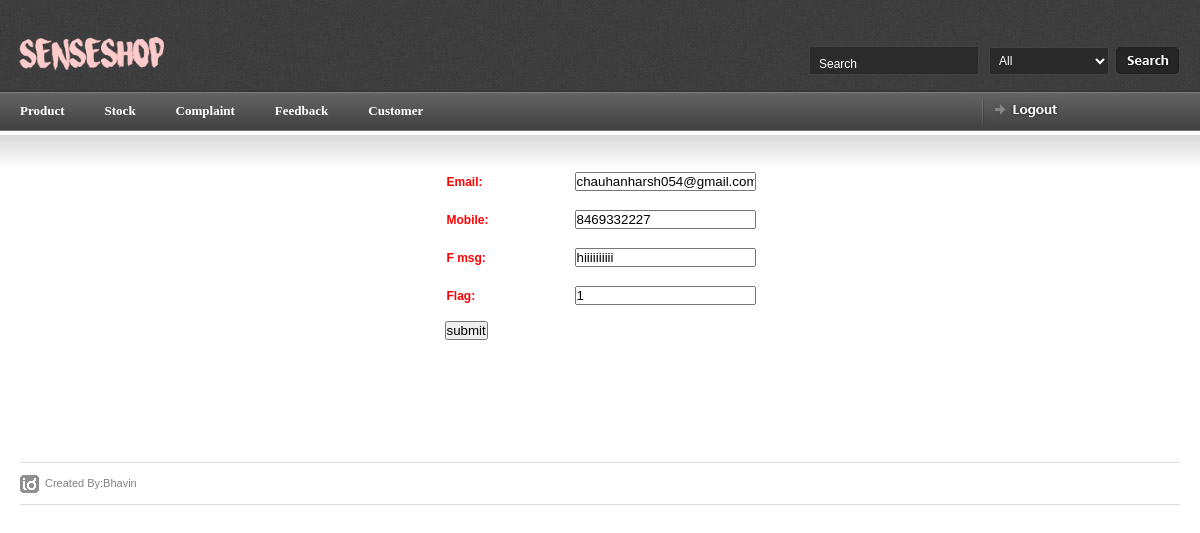
Screenshot of /myadmin/feedback/update/2/ (signed in) with the database file from the repository.
### myadmin/models.py (models this page shows, shortened)
class feedback(models.Model):
    email = models.CharField(max_length=150)
    mobile = models.DecimalField(max_digits=10,decimal_places=0)
    f_msg = models.CharField(max_length=1000)
    flag =models.DecimalField(max_digits=2,decimal_places=0)

### myadmin/views.py (the view)
# urls.py: url(r'^myadmin/feedback/update/(?P<pk>[0-9]+)/$', b.FeedbackUpdateView.as_view(), name='feedback_update'),
class FeedbackUpdateView(UpdateView):
    template_name = 'update/feedback_update.html'
    model = feedback
    fields = ['email', 'mobile', 'f_msg', 'flag']
    def dispatch(self,request ,*args, **kwargs):
        if request.session.has_key('myadmin'):
            a = 'hello'
        else:
            return redirect('index')
        return super(FeedbackUpdateView, self).dispatch(request,*args, **kwargs)

### myadmin/templates/update/feedback_update.html (shortened to what this page needs)
{% load staticfiles %}
{% include 'article_start.html' %}
{% block body %}
    <center>
        <form action="" method="post" enctype="multipart/form-data">
            <table border="0" cellpadding="0" cellspacing="0"  id="id-form">
                {% include 'form_template.html' %}
                <tr><td><button type="submit">submit</button></td></tr>
            </table>
        </form>
    </center>
{% endblock %}
{% include 'article_close.html' %}

### myadmin/templates/form_template.html (shortened to what this page needs)
{% for field in form %}
    <tr>
    <th valign="top"> {{ field.label_tag }} </th>
    <td>{{ field }}</td>
    </tr>
{% endfor %}

### myadmin/static/css/screen.css (style rules this page uses)
* { margin: 0; padding: 0; }
html, body { height: 100%; }
body { background: #fff; color: #393939; font-family: Arial; font-size: 0px; line-height: 0; }
#id-form td { padding: 0 0 10px 0; }
#id-form th { line-height: 28px; min-width: 130px; padding: 0 0 10px 0; text-align: left; width: 130px; }
table { border-collapse: collapse; }
form { margin: 0; padding: 0; }
label { padding: 2px; }
label { color: red; line-height: 20px; }

### rows the page displays
feedback: form "chauhanharsh054@gmail.com" "8469332227" "hiiiiiiiiii" "1"

### other values shown
{{ field.label_tag }} "Email:" "Mobile:" "F msg:" "Flag:"
